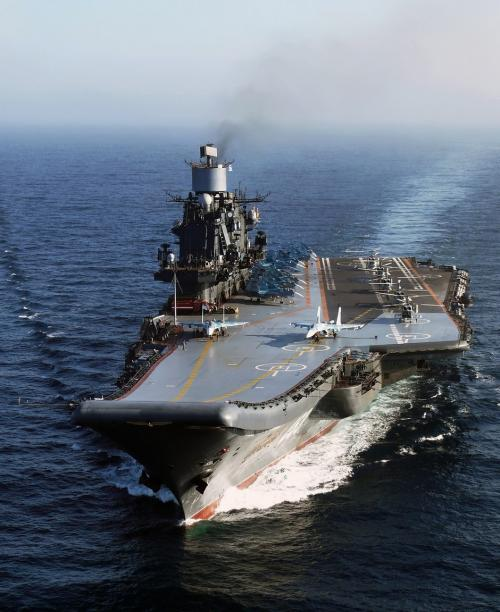
#> input picture data/image/boat1.jpeg, 500 x 612 px
$ jupyter execute '20200622-边缘检测.ipynb'   (shell and % lines are left out)
#> lines starting #> are read from the running program, lines starting #| are printed output that depends on the picture; after the words box and inside, x2 and y2 are one past the last pixel; in counts of white or black regions, pixels touching at a corner belong together
[cell 1]
import cv2
import matplotlib.pyplot as plt
import numpy as np

[cell 2]
def cv_show(img):
    # 图像读取
    cv2.imshow('image', img)
    cv2.waitKey(0)
    cv2.destroyAllWindows()

[cell 3]
img = cv2.imread("data/image/boat1.jpeg", cv2.IMREAD_GRAYSCALE)
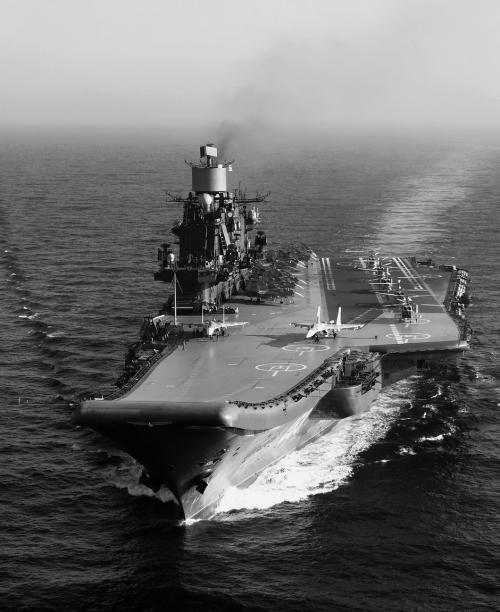
#> img: shape (612, 500); min 0, max 255, mean 107.7

cv_show(img)

## Canny边缘检测

[cell 4]
# 1. 使用高斯滤波平滑图像，过滤噪声，防止噪声被误检为边缘
# 2. 计算图像中每个像素点的梯度强度和方向
# 3. 应用非极大值抑制(non-Maximum Suppression)，以消除边缘检测带来的杂散响应
# 4. 应用双阈值(Double-Threshold)检测，确定真实和潜在的边缘
# 5. 通过抑制孤立的弱边缘最终完成边缘检测

v1 = cv2.Canny(img, 120, 250)
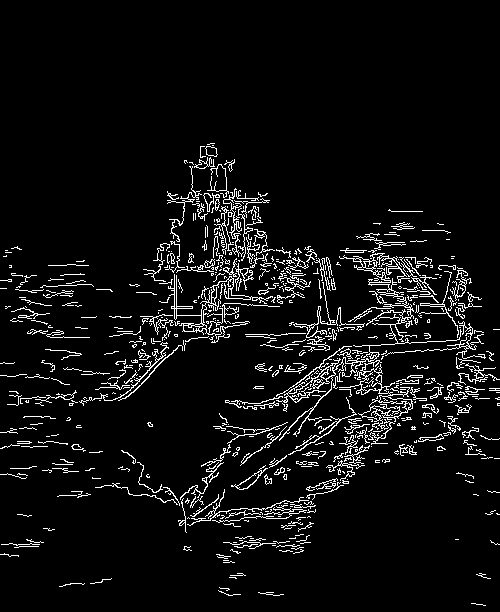
#> v1: shape (612, 500); 6.1% white in thin lines or dots, all inside (x1, y1, x2, y2) = (0, 143, 500, 606)
v2 = cv2.Canny(img, 500, 600)
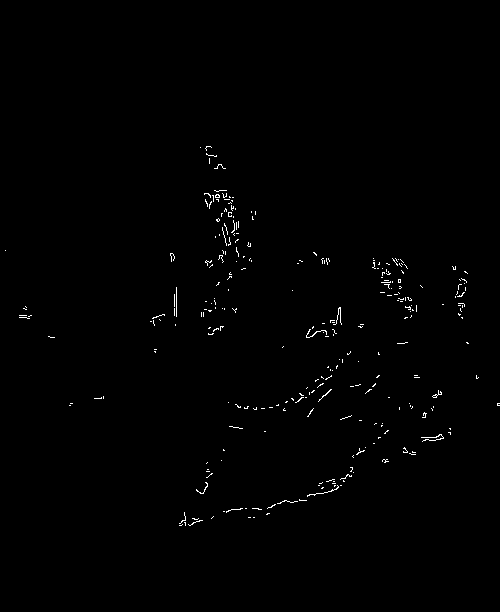
#> v2: shape (612, 500); 0.6% white in thin lines or dots, all inside (x1, y1, x2, y2) = (5, 146, 500, 526)

res = np.hstack((v1, v2))
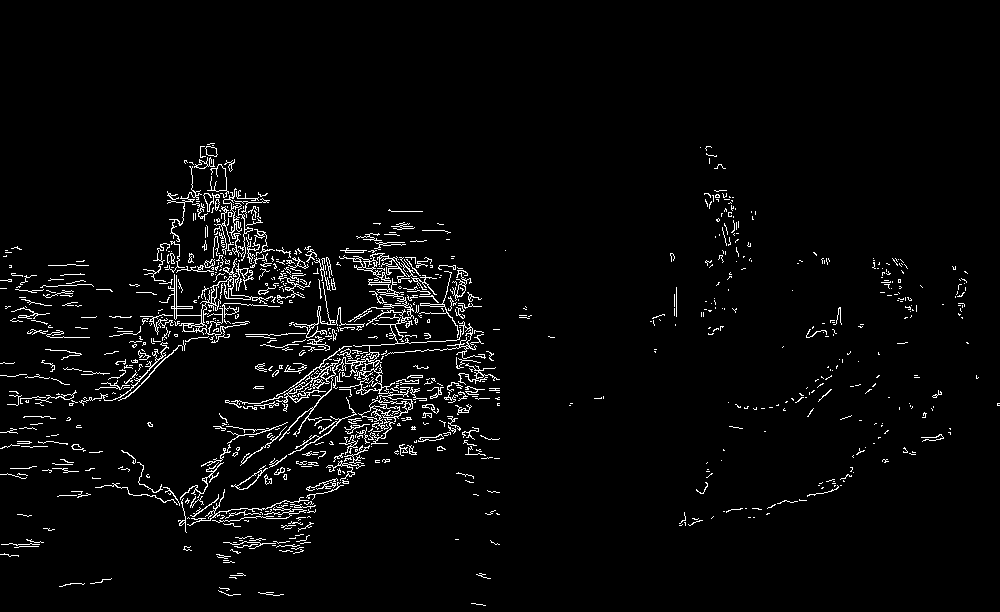
#> res: shape (612, 1000); 3.3% white in thin lines or dots, all inside (x1, y1, x2, y2) = (0, 143, 1000, 606)
cv_show(res)

$ run again, with data/image/temp.jpg copied over data/image/boat1.jpeg
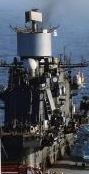
#> input picture data/image/temp.jpg, 89 x 174 px
#> `v1 = cv2.Canny(img, 120, 250)`:
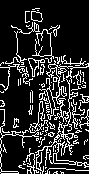
#> v1: shape (174, 89); 17.9% white in thin lines or dots
#> v2: shape (174, 89); 2.8% white in thin lines or dots, all inside (x1, y1, x2, y2) = (0, 11, 81, 174)
#> `res = np.hstack((v1, v2))`:
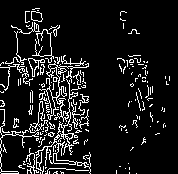
#> res: shape (174, 178); 10.3% white in thin lines or dots
